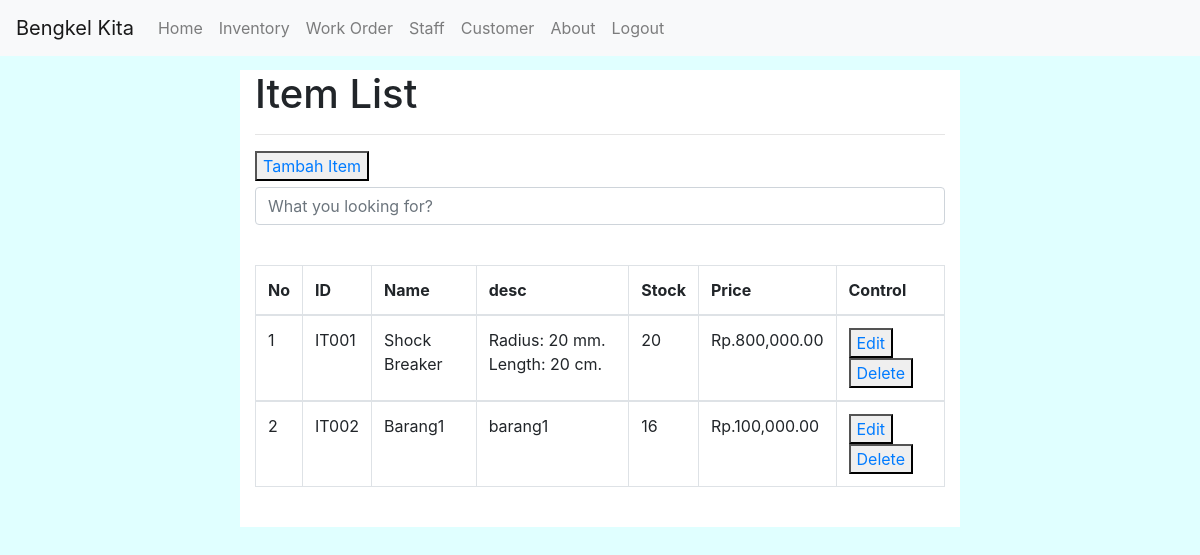
Screenshot of /Admin/Item_M.php (signed in) with the database file from the repository.
### tables this page shows
CREATE TABLE `item` (
  `ItemID` char(5) NOT NULL,
  `ItemName` varchar(30) NOT NULL,
  `ItemDescription` varchar(50) NOT NULL,
  `ItemStock` int(11) NOT NULL,
  `ItemPrice` int(11) NOT NULL
);

### Function/autogen_allid.php (called while the page is built, shortened)
<?php
        function autogen_pid(){
            include "../function/condb.php";
            $sql = "SELECT PurchaseID FROM purchase_header ORDER BY PurchaseID DESC LIMIT 1 ";
            $res = mysqli_query($con,$sql);
            $row = mysqli_fetch_array($res);
            if($data = $row['PurchaseID'] == ""){
                $data = "PC000";
                $data++;
            }else{
                $data = $row['PurchaseID'];
                $data++;
            }
            return $data;
        }
?>

### Admin/Item_M.php (the view, shortened to what this page needs)
<!DOCTYPE html>
<html>
<head>
    <link rel="stylesheet" href="../bootstrap-4.1.3-dist/css/bootstrap.min.css">
    <link rel="stylesheet" href="../mainstyle.css">
</head>
    <body>
    <Section class="Header">
    <?php
     include "../Function/autogen_allid.php";
     $autopid= autogen_pid();
    ?>
    </Section>
    <section Class="Contentitem_M">
            <div  Class="container"  >
            <h1>Item List</h1>
            <hr>
            <div Class="btn_top" style=" padding-bottom:1%;">
                <button ><a href="../Function/Tambah_item.php?lel=<?=$autopid?>">Tambah Item</a></button><br>
            </div>
            <table class="table table-hover table-bordered results" >
            <div class="form-group pull-right">
                <input type="text" class="search form-control" placeholder="What you looking for?">
            </div>
            <br>
                <thead>
                    <th>No</th>
                    <th>ID</th>
                    <th>Name</th>
                    <th>desc</th>
                    <th>Stock</th>
                    <th>Price</th>
                    <th>Control</th>
                </thead>
            <?php
            include "../Function/condb.php";
            $sql = "Select * from item";
            $res = mysqli_query($con,$sql);
            $no=0;
            While($row= mysqli_fetch_assoc($res)){
                    $no++
            ?>
                <tbody>
                    <tr>
                        <td><?= $no?></td>
                        <td><?= $row['ItemID'];?></td>
                        <td><?= $row['ItemName'];?></td>
                        <td><?= $row['ItemDescription'];?></td>
                        <td><?= $row['ItemStock'];?></td>
                        <td>Rp.<?= number_format($row['ItemPrice'], 2);?></td>
                        <td>
                        <button><a href="../Function/Edit_item.php?lel=<?=$row['ItemID']; ?>">Edit</a></button>
                        <button><a href="../Function/Del_item.php?lel=<?=$row['ItemID']; ?>">Delete</a></button>
                        </td>
                    </tr>
            <?php
            }
            ?>
                </tbody>
            </table>
        </div>
    </section>
    </body>
</html>

### Mainstyle.css (style rules this page uses)
body { background-color: lightcyan; }
.Header { padding-top: 1%; padding-left: 10%; padding-right: 10%; }
.Contentitem_M { margin-top: 4%; margin-left: 20%; margin-right: 20%; padding-bottom: 2%; background-color: white; }

### rows the page displays
item: ItemID "IT001", ItemName "Shock Breaker", ItemDescription "Radius: 20 mm. Length: 20 cm.", ItemStock "20", ItemPrice "800,000.00"
item: ItemID "IT002", ItemName "Barang1", ItemDescription "barang1", ItemStock "16", ItemPrice "100,000.00"
